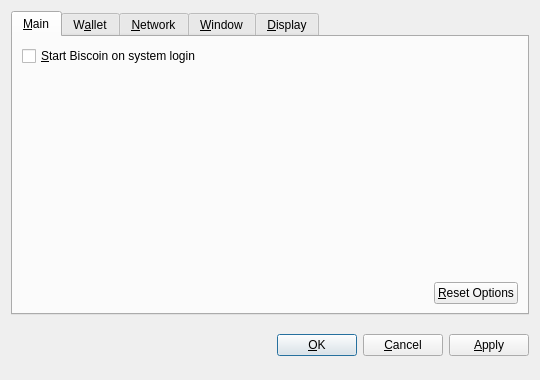
<?xml version="1.0" encoding="UTF-8"?>
<ui version="4.0">
 <class>OptionsDialog</class>
 <widget class="QDialog" name="OptionsDialog">
  <property name="geometry">
   <rect>
    <x>0</x>
    <y>0</y>
    <width>540</width>
    <height>380</height>
   </rect>
  </property>
  <property name="windowTitle">
   <string>Options</string>
  </property>
  <property name="modal">
   <bool>true</bool>
  </property>
  <layout class="QVBoxLayout" name="verticalLayout">
   <item>
    <widget class="QTabWidget" name="tabWidget">
     <property name="tabPosition">
      <enum>QTabWidget::North</enum>
     </property>
     <property name="currentIndex">
      <number>0</number>
     </property>
     <widget class="QWidget" name="tabMain">
      <attribute name="title">
       <string>&amp;Main</string>
      </attribute>
      <layout class="QVBoxLayout" name="verticalLayout_Main">
       <item>
        <widget class="QCheckBox" name="bitcoinAtStartup">
         <property name="toolTip">
          <string>Automatically start Biscoin after logging in to the system.</string>
         </property>
         <property name="text">
          <string>&amp;Start Biscoin on system login</string>
         </property>
        </widget>
       </item>
       <item>
        <spacer name="verticalSpacer_Main">
         <property name="orientation">
          <enum>Qt::Vertical</enum>
         </property>
         <property name="sizeHint" stdset="0">
          <size>
           <width>20</width>
           <height>40</height>
          </size>
         </property>
        </spacer>
       </item>
       <item>
        <layout class="QHBoxLayout" name="horizontalLayout_2_Main">
         <item>
          <spacer name="horizontalSpacer_2_Main">
           <property name="orientation">
            <enum>Qt::Horizontal</enum>
           </property>
           <property name="sizeHint" stdset="0">
            <size>
             <width>40</width>
             <height>20</height>
            </size>
           </property>
          </spacer>
         </item>
         <item>
          <widget class="QPushButton" name="resetButton">
           <property name="toolTip">
            <string>Reset all client options to default.</string>
           </property>
           <property name="text">
            <string>&amp;Reset Options</string>
           </property>
           <property name="autoDefault">
            <bool>false</bool>
           </property>
          </widget>
         </item>
        </layout>
       </item>
      </layout>
     </widget>
     <widget class="QWidget" name="tabWallet">
      <attribute name="title">
       <string>W&amp;allet</string>
      </attribute>
      <layout class="QVBoxLayout" name="verticalLayout_Network">
       <item>
        <widget class="QLabel" name="transactionFeeInfoLabel">
         <property name="text">
          <string>Optional transaction fee per kB that helps make sure your transactions are processed quickly. Most transactions are 1 kB.</string>
         </property>
         <property name="textFormat">
          <enum>Qt::PlainText</enum>
         </property>
         <property name="wordWrap">
          <bool>true</bool>
         </property>
        </widget>
       </item>
       <item>
        <layout class="QHBoxLayout" name="horizontalLayout_1_Main">
         <item>
          <widget class="QLabel" name="transactionFeeLabel">
           <property name="text">
            <string>Pay transaction &amp;fee</string>
           </property>
           <property name="textFormat">
            <enum>Qt::PlainText</enum>
           </property>
           <property name="buddy">
            <cstring>transactionFee</cstring>
           </property>
          </widget>
         </item>
         <item>
          <widget class="BitcoinAmountField" name="transactionFee"/>
         </item>
         <item>
          <spacer name="horizontalSpacer_1_Main">
           <property name="orientation">
            <enum>Qt::Horizontal</enum>
           </property>
           <property name="sizeHint" stdset="0">
            <size>
             <width>40</width>
             <height>20</height>
            </size>
           </property>
          </spacer>
         </item>
        </layout>
       </item>
       <item>
        <widget class="QLabel" name="label">
         <property name="text">
          <string>If you disable the spending of unconfirmed change, the change from a transaction cannot be used until that transaction has at least one confirmation. This also affects how your balance is computed.</string>
         </property>
         <property name="wordWrap">
          <bool>true</bool>
         </property>
        </widget>
       </item>
       <item>
        <widget class="QCheckBox" name="spendZeroConfChange">
         <property name="text">
          <string>Spend unconfirmed change  (experts only)</string>
         </property>
        </widget>
       </item>
       <item>
        <spacer name="verticalSpacer">
         <property name="orientation">
          <enum>Qt::Vertical</enum>
         </property>
         <property name="sizeHint" stdset="0">
          <size>
           <width>20</width>
           <height>40</height>
          </size>
         </property>
        </spacer>
       </item>
      </layout>
     </widget>
     <widget class="QWidget" name="tabNetwork">
      <attribute name="title">
       <string>&amp;Network</string>
      </attribute>
      <layout class="QVBoxLayout" name="verticalLayout_Network">
       <item>
        <widget class="QCheckBox" name="mapPortUpnp">
         <property name="toolTip">
          <string>Automatically open the Biscoin client port on the router. This only works when your router supports UPnP and it is enabled.</string>
         </property>
         <property name="text">
          <string>Map port using &amp;UPnP</string>
         </property>
        </widget>
       </item>
       <item>
        <widget class="QCheckBox" name="connectSocks">
         <property name="toolTip">
          <string>Connect to the Biscoin network through a SOCKS proxy (e.g. when connecting through Tor).</string>
         </property>
         <property name="text">
          <string>&amp;Connect through SOCKS proxy:</string>
         </property>
        </widget>
       </item>
       <item>
        <layout class="QHBoxLayout" name="horizontalLayout_Network">
         <item>
          <widget class="QLabel" name="proxyIpLabel">
           <property name="text">
            <string>Proxy &amp;IP:</string>
           </property>
           <property name="textFormat">
            <enum>Qt::PlainText</enum>
           </property>
           <property name="buddy">
            <cstring>proxyIp</cstring>
           </property>
          </widget>
         </item>
         <item>
          <widget class="QValidatedLineEdit" name="proxyIp">
           <property name="maximumSize">
            <size>
             <width>140</width>
             <height>16777215</height>
            </size>
           </property>
           <property name="toolTip">
            <string>IP address of the proxy (e.g. 127.0.0.1)</string>
           </property>
          </widget>
         </item>
         <item>
          <widget class="QLabel" name="proxyPortLabel">
           <property name="text">
            <string>&amp;Port:</string>
           </property>
           <property name="textFormat">
            <enum>Qt::PlainText</enum>
           </property>
           <property name="buddy">
            <cstring>proxyPort</cstring>
           </property>
          </widget>
         </item>
         <item>
          <widget class="QLineEdit" name="proxyPort">
           <property name="maximumSize">
            <size>
             <width>55</width>
             <height>16777215</height>
            </size>
           </property>
           <property name="toolTip">
            <string>Port of the proxy (e.g. 9050)</string>
           </property>
          </widget>
         </item>
         <item>
          <widget class="QLabel" name="socksVersionLabel">
           <property name="text">
            <string>SOCKS &amp;Version:</string>
           </property>
           <property name="textFormat">
            <enum>Qt::PlainText</enum>
           </property>
           <property name="buddy">
            <cstring>socksVersion</cstring>
           </property>
          </widget>
         </item>
         <item>
          <widget class="QValueComboBox" name="socksVersion">
           <property name="toolTip">
            <string>SOCKS version of the proxy (e.g. 5)</string>
           </property>
          </widget>
         </item>
         <item>
          <spacer name="horizontalSpacer_Network">
           <property name="orientation">
            <enum>Qt::Horizontal</enum>
           </property>
           <property name="sizeHint" stdset="0">
            <size>
             <width>40</width>
             <height>20</height>
            </size>
           </property>
          </spacer>
         </item>
        </layout>
       </item>
       <item>
        <spacer name="verticalSpacer_Network">
         <property name="orientation">
          <enum>Qt::Vertical</enum>
         </property>
         <property name="sizeHint" stdset="0">
          <size>
           <width>20</width>
           <height>40</height>
          </size>
         </property>
        </spacer>
       </item>
      </layout>
     </widget>
     <widget class="QWidget" name="tabWindow">
      <attribute name="title">
       <string>&amp;Window</string>
      </attribute>
      <layout class="QVBoxLayout" name="verticalLayout_Window">
       <item>
        <widget class="QCheckBox" name="minimizeToTray">
         <property name="toolTip">
          <string>Show only a tray icon after minimizing the window.</string>
         </property>
         <property name="text">
          <string>&amp;Minimize to the tray instead of the taskbar</string>
         </property>
        </widget>
       </item>
       <item>
        <widget class="QCheckBox" name="minimizeOnClose">
         <property name="toolTip">
          <string>Minimize instead of exit the application when the window is closed. When this option is enabled, the application will be closed only after selecting Quit in the menu.</string>
         </property>
         <property name="text">
          <string>M&amp;inimize on close</string>
         </property>
        </widget>
       </item>
       <item>
        <spacer name="verticalSpacer_Window">
         <property name="orientation">
          <enum>Qt::Vertical</enum>
         </property>
         <property name="sizeHint" stdset="0">
          <size>
           <width>20</width>
           <height>40</height>
          </size>
         </property>
        </spacer>
       </item>
      </layout>
     </widget>
     <widget class="QWidget" name="tabDisplay">
      <attribute name="title">
       <string>&amp;Display</string>
      </attribute>
      <layout class="QVBoxLayout" name="verticalLayout_Display">
       <item>
        <layout class="QHBoxLayout" name="horizontalLayout_1_Display">
         <item>
          <widget class="QLabel" name="langLabel">
           <property name="text">
            <string>User Interface &amp;language:</string>
           </property>
           <property name="textFormat">
            <enum>Qt::PlainText</enum>
           </property>
           <property name="buddy">
            <cstring>lang</cstring>
           </property>
          </widget>
         </item>
         <item>
          <widget class="QValueComboBox" name="lang">
           <property name="toolTip">
            <string>The user interface language can be set here. This setting will take effect after restarting Biscoin.</string>
           </property>
          </widget>
         </item>
        </layout>
       </item>
       <item>
        <layout class="QHBoxLayout" name="horizontalLayout_2_Display">
         <item>
          <widget class="QLabel" name="unitLabel">
           <property name="text">
            <string>&amp;Unit to show amounts in:</string>
           </property>
           <property name="textFormat">
            <enum>Qt::PlainText</enum>
           </property>
           <property name="buddy">
            <cstring>unit</cstring>
           </property>
          </widget>
         </item>
         <item>
          <widget class="QValueComboBox" name="unit">
           <property name="toolTip">
            <string>Choose the default subdivision unit to show in the interface and when sending coins.</string>
           </property>
          </widget>
         </item>
        </layout>
       </item>
       <item>
        <widget class="QCheckBox" name="displayAddresses">
         <property name="toolTip">
          <string>Whether to show Biscoin addresses in the transaction list or not.</string>
         </property>
         <property name="text">
          <string>&amp;Display addresses in transaction list</string>
         </property>
        </widget>
       </item>
       <item>
        <widget class="QCheckBox" name="coinControlFeatures">
         <property name="toolTip">
          <string>Whether to show coin control features or not.</string>
         </property>
         <property name="text">
          <string>Display coin &amp;control features (experts only!)</string>
         </property>
        </widget>
       </item>
       <item>
        <spacer name="verticalSpacer_Display">
         <property name="orientation">
          <enum>Qt::Vertical</enum>
         </property>
         <property name="sizeHint" stdset="0">
          <size>
           <width>20</width>
           <height>40</height>
          </size>
         </property>
        </spacer>
       </item>
      </layout>
     </widget>
    </widget>
   </item>
   <item>
    <layout class="QHBoxLayout" name="horizontalLayout_Buttons">
     <item>
      <spacer name="horizontalSpacer_1">
       <property name="orientation">
        <enum>Qt::Horizontal</enum>
       </property>
       <property name="sizeHint" stdset="0">
        <size>
         <width>40</width>
         <height>48</height>
        </size>
       </property>
      </spacer>
     </item>
     <item>
      <widget class="QLabel" name="statusLabel">
       <property name="font">
        <font>
         <weight>75</weight>
         <bold>true</bold>
        </font>
       </property>
       <property name="text">
        <string/>
       </property>
       <property name="textFormat">
        <enum>Qt::PlainText</enum>
       </property>
       <property name="wordWrap">
        <bool>true</bool>
       </property>
      </widget>
     </item>
     <item>
      <spacer name="horizontalSpacer_2">
       <property name="orientation">
        <enum>Qt::Horizontal</enum>
       </property>
       <property name="sizeHint" stdset="0">
        <size>
         <width>40</width>
         <height>48</height>
        </size>
       </property>
      </spacer>
     </item>
     <item>
      <widget class="QPushButton" name="okButton">
       <property name="text">
        <string>&amp;OK</string>
       </property>
      </widget>
     </item>
     <item>
      <widget class="QPushButton" name="cancelButton">
       <property name="text">
        <string>&amp;Cancel</string>
       </property>
       <property name="autoDefault">
        <bool>false</bool>
       </property>
      </widget>
     </item>
     <item>
      <widget class="QPushButton" name="applyButton">
       <property name="text">
        <string>&amp;Apply</string>
       </property>
       <property name="autoDefault">
        <bool>false</bool>
       </property>
      </widget>
     </item>
    </layout>
   </item>
  </layout>
 </widget>
 <customwidgets>
  <customwidget>
   <class>BitcoinAmountField</class>
   <extends>QSpinBox</extends>
   <header>bitcoinamountfield.h</header>
  </customwidget>
  <customwidget>
   <class>QValueComboBox</class>
   <extends>QComboBox</extends>
   <header>qvaluecombobox.h</header>
  </customwidget>
  <customwidget>
   <class>QValidatedLineEdit</class>
   <extends>QLineEdit</extends>
   <header>qvalidatedlineedit.h</header>
  </customwidget>
 </customwidgets>
 <resources/>
 <connections/>
</ui>
